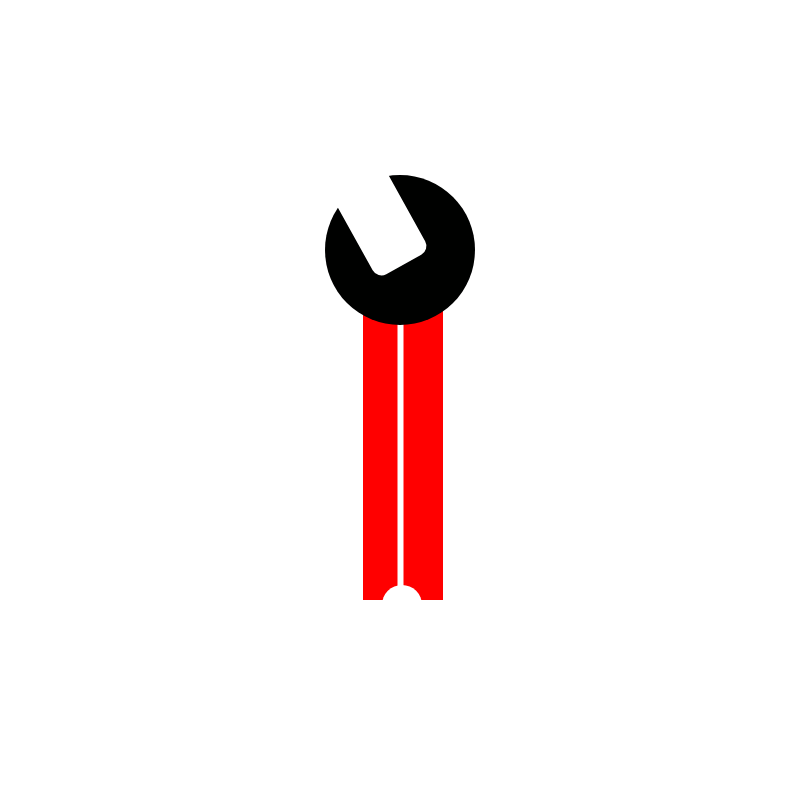
Frame 1 (no input)
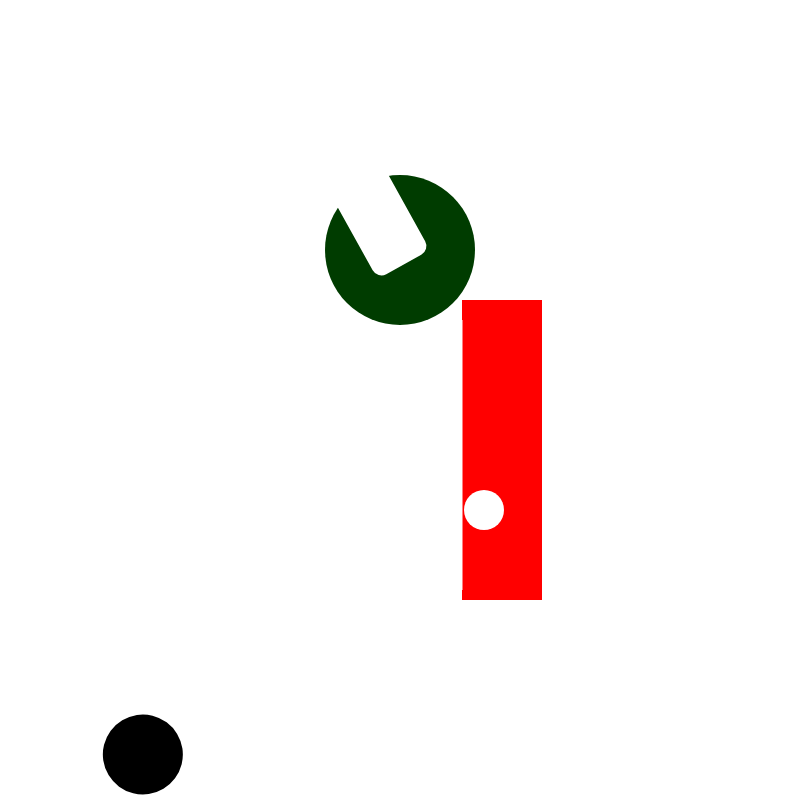
Frame 60 (no input)
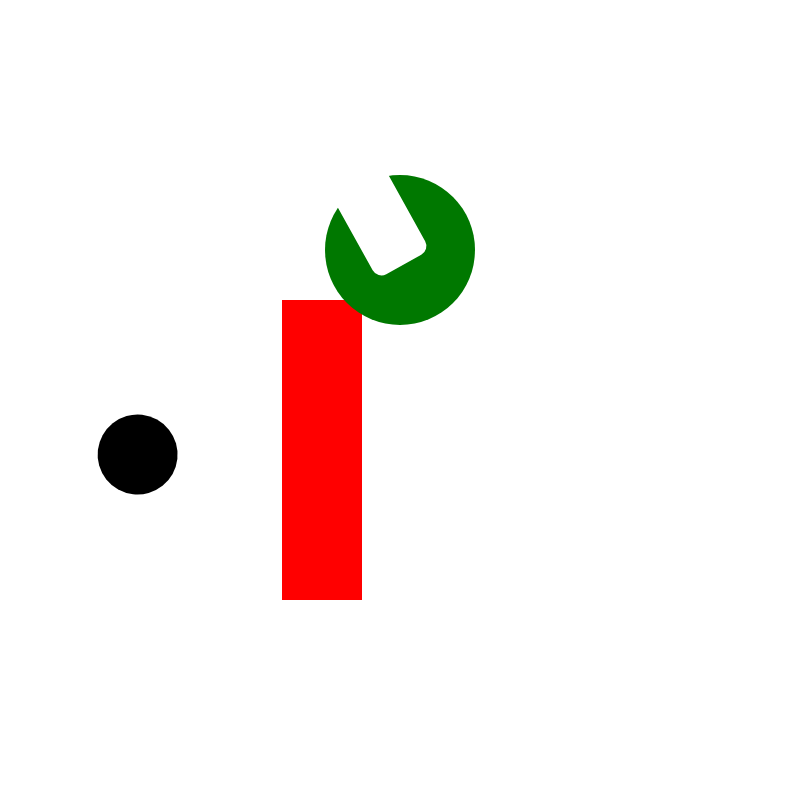
Frame 120 (the mouse pressed at the canvas centre since frame 60)

The p5.js sketch that drew these frames (run headless with seeded random() and noise() and a simulated clock; from frame 60 on, the mouse is pressed at the canvas centre):

// p5.js sketch
// ── sketch.js
// Step by step guide on how to move, rotate, scale, and manipulate colors with code

// circ01: rotate circle around point
let circ01Angle = 0;


// rect01: move back and forth
let rect01_XPos = 360;
let rect01_speed = 3;


// circ02: move in x and y directions
let circ02_XPos = 400;
let circ02_speedX = 2;
let circ02_YPos = 600;
let circ02_speedY = 5;


// rect02: scale box
// Setting up global variables for rect02
let rect02_width = 5;
let rect02_Scale = 1;
// let box_08_textSize = 10;


// circ03: change color
// Setting up global variables for circ03
let circ03_color = 0;
let circ03_colorChange = 1;
let circ03_colorLimit = 0;


// rect03: change alpha
// Setting up global variables for rect03
let rect03_alpha = 255;
let rect03_alphaChange = 1;


function setup() {
  createCanvas(800, 800);
}

function draw() {
  background(255);
  noStroke();

  // circ01
  //bottom black circle
  fill(0);
  push();
  translate(400, 600);
  rotate(circ01Angle);
  ellipse(0, 300, 80, 80);
  // textAlign(CENTER, CENTER); // Align text to center of location
  // fill(0); // Text is black
  // text('5', 0, 0); // Text label and location
  pop();
  circ01Angle++;


  // rect01
  //black handle rectangle
  fill('red')
  if (rect01_XPos > 500 || rect01_XPos < 0) {
    rect01_speed = rect01_speed*-1;
  }
  rect01_XPos = rect01_XPos + rect01_speed;

  rect(rect01_XPos, 300, 80, 300);


  // circ02
  //bottom white circle
  fill(255); //white

  if (circ02_XPos > 500 || circ02_XPos < 0) {
    circ02_speedX = circ02_speedX*-1;
  }
  circ02_XPos = circ02_XPos + circ02_speedX;

  if (circ02_YPos > 700 || circ02_YPos < 0) {
    circ02_speedY = circ02_speedY*-1;
  }
  circ02_YPos = circ02_YPos + circ02_speedY;

  ellipse(circ02_XPos, circ02_YPos, 40, 40);


  //rect02
  //white thin handle part
  fill(255);

  if (rect02_width > 500 || rect02_width < 0) {
    rect02_Scale = rect02_Scale*-1;
  }
  rect02_width = rect02_width + rect02_Scale;

  rect(397.5, 320, rect02_width, 270);


  //circ03
  //wrench head circle
  if (circ03_color > 500 || circ03_color < 0) {
    circ03_colorChange = circ03_colorChange*-1;
  }
  circ03_color = circ03_color + circ03_colorChange;

  fill(0, circ03_color, 0);
  ellipse(400, 250, 150, 150);



  //rect03
  //angled wrench head
  if (rect03_alpha > 500 || rect03_alpha < 0) {
    rect03_alphaChange = rect03_alphaChange*-1;
  }
  rect03_alpha = rect03_alpha + rect03_alphaChange;

  fill(255, 255, 255, rect03_alpha);
  translate(430, 250);
  angleMode(DEGREES);
  rotate(151);
  rect(0, 0, 60, 110, 10);
}
